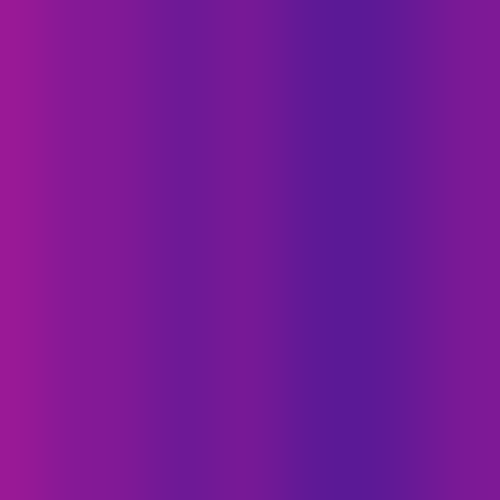
Frame 1 (no input)
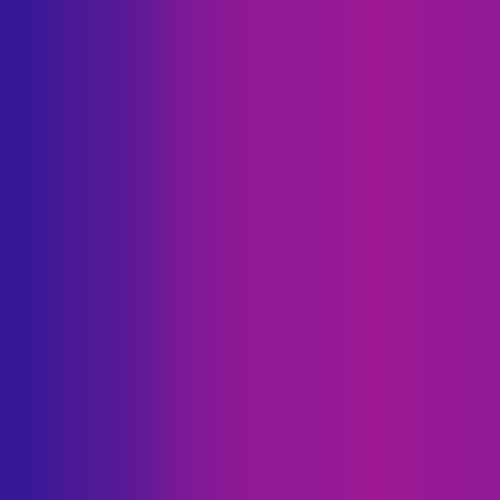
Frame 60 (the mouse pressed at the canvas centre just before this capture)
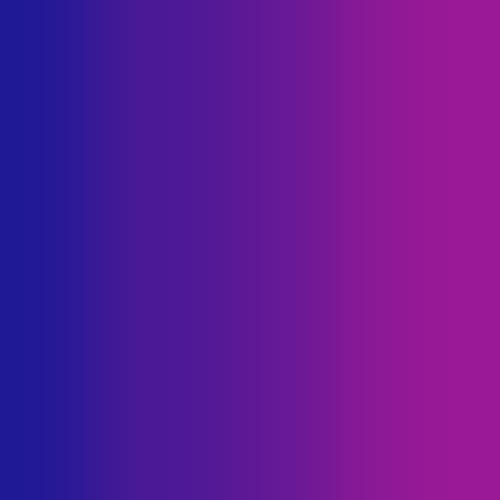
Frame 120 (the mouse held since frame 60 and released just before this capture)

The Processing sketch that drew these frames (run headless with seeded random() and noise(); from frame 60 on, the mouse is pressed at the canvas centre):

// Processing sketch: processing_61036
// ── processing_61036.pde


float z = 0;
void setup() {
  size(500, 500);
  noStroke();
  smooth();
}

void draw() {
  float x = 0;
  
  while (x < width) {
    
    float y = 0;
    while (y < height) {
      
      float co = 255 * noise(x/500, 0, z/100);
      fill(co, 25, 150);
      rect(x, y, 5, 5);
      y = y + 2;
    }
    x = x + 2;
  }
  z = z + 5;
}
